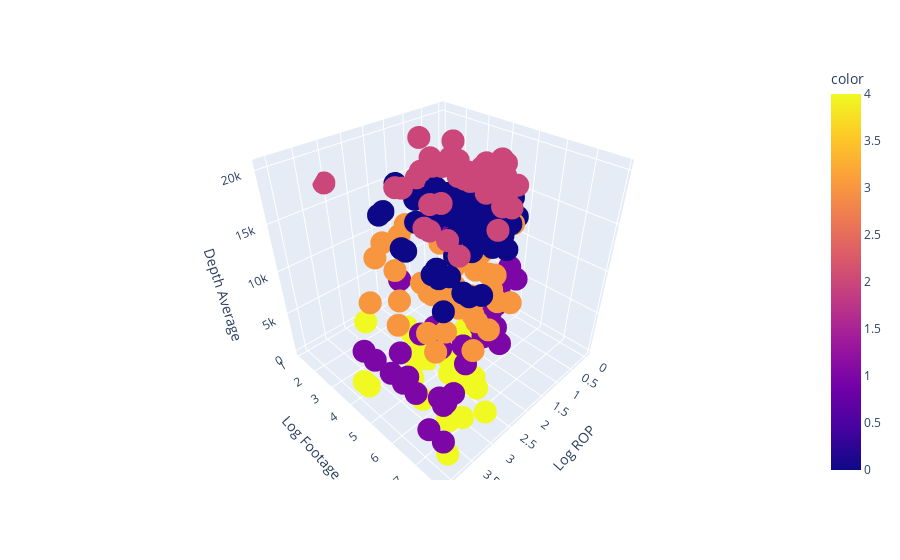

Notebook cell for this chart:
### Code cell
import plotly.express as px
df = base
fig = px.scatter_3d(df, x="Log ROP", y='Log Footage', z="Depth Average",
              color=labels)
fig.show()

### Figure 1 — Plotly figure (JSON) as saved in the notebook; plotly's stock layout.template omitted (floating-point values rounded to 4 significant figures; data arrays with more than 128 entries replaced by an {"elided": "..."} marker saying what was removed)
{"data": [{"hovertemplate": "Log ROP=%{x}<br>Log Footage=%{y}<br>Depth Average=%{z}<br>color=%{marker.color}<extra></extra>", "legendgroup": "", "marker": {"color": {"elided": "212 int values"}, "coloraxis": "coloraxis", "symbol": "circle"}, "mode": "markers", "name": "", "scene": "scene", "showlegend": false, "type": "scatter3d", "x": {"elided": "212 float values"}, "y": {"elided": "212 float values"}, "z": {"elided": "212 float values"}}], "layout": {"coloraxis": {"colorbar": {"title": {"text": "color"}}, "colorscale": [[0, "#0d0887"], [0.1111, "#46039f"], [0.2222, "#7201a8"], [0.3333, "#9c179e"], [0.4444, "#bd3786"], [0.5556, "#d8576b"], [0.6667, "#ed7953"], [0.7778, "#fb9f3a"], [0.8889, "#fdca26"], [1, "#f0f921"]]}, "legend": {"tracegroupgap": 0}, "margin": {"t": 60}, "scene": {"domain": {"x": [0, 1], "y": [0, 1]}, "xaxis": {"title": {"text": "Log ROP"}}, "yaxis": {"title": {"text": "Log Footage"}}, "zaxis": {"title": {"text": "Depth Average"}}}}}
